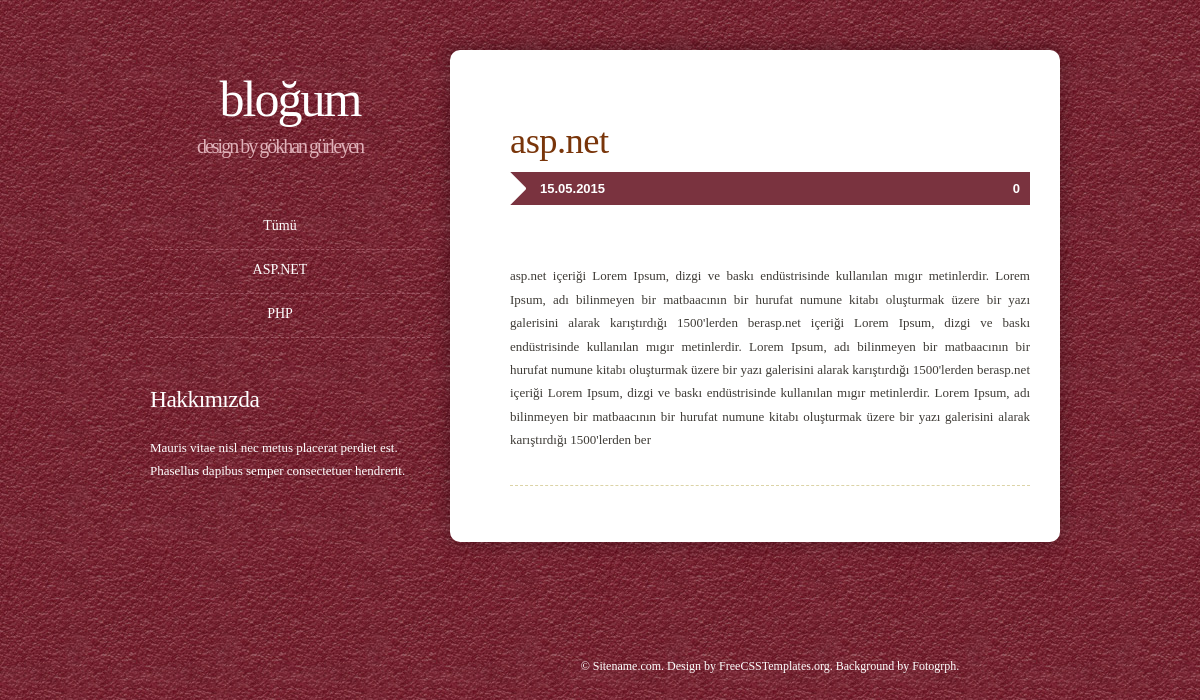
Page /makaleDetay.php?id=1 on the committed database.
### tables this page shows
CREATE TABLE IF NOT EXISTS `makale` (
`id` int(5) NOT NULL,
  `baslik` varchar(100) NOT NULL,
  `icerik` text NOT NULL,
  `tarih` varchar(15) NOT NULL,
  `keywords` varchar(100) NOT NULL,
  `description` varchar(160) NOT NULL,
  `onay` varchar(1) NOT NULL,
  `katId` varchar(2) NOT NULL,
  `okunmaSayisi` int(10) NOT NULL DEFAULT '0'
);

CREATE TABLE IF NOT EXISTS `kategoriler` (
`id` int(2) NOT NULL,
  `katAdi` varchar(20) NOT NULL
);

### makaleDetay.php (the view)
<?php
include_once "tema/ust.php";
if(isset($_GET["id"]))
{
	$id=$_GET["id"];
	$sorgu=mysql_query("select * from makale where id=$id",$db);
	$sonuc=mysql_fetch_array($sorgu);
?>
<div class="post">
            <h2 class="title"><?= $sonuc["baslik"]?></h2>
            <p class="meta"><span class="date"><?= $sonuc["tarih"]?></span><span class="posted"><?= $sonuc["okunmaSayisi"]?></span></p>
            <div style="clear: both;">&nbsp;</div>
            <div class="entry">
              <p><?= $sonuc["icerik"]?></p>
            </div>
          </div>
<?php
}
else
{
header("location: index.php");
}
include_once "tema/alt.php";
?>

### tema/alt.php
<div style="clear: both;">&nbsp;</div>
</div>
<div id="sidebar">
  <div id="logo">
    <h1><a href="index.php">Bloğum </a></h1>
    <p>Design by <a href="#" rel="nofollow">Gökhan GÜRLEYEN</a></p>
  </div>
  <div id="menu">
    <ul>
    <li><a href="index.php">Tümü</a></li>
    <?php
	$sorgu=mysql_query("select * from kategoriler",$db);
	while($sonuc=mysql_fetch_array($sorgu))
	{
		echo "<li><a href='index.php?katId=".$sonuc["id"]."'>".$sonuc["katAdi"]."</a></li>";
	}
	?>
    </ul>
  </div>
  <ul>
    <li>
      <h2>Hakkımızda</h2>
      <p>Mauris vitae nisl nec metus placerat perdiet est. Phasellus dapibus semper consectetuer hendrerit.</p>
    </li>
  </ul>
</div>
<div style="clear: both;">&nbsp;</div>
</div>
</div>
</div>
</div>
<div id="footer">
  <p>&copy; Sitename.com. Design by <a href="http://www.freecsstemplates.org/" rel="nofollow">FreeCSSTemplates.org</a>. Background by <a href="http://fotogrph.com/">Fotogrph</a>.</p>
</div>
</body></html>

### style.css (style rules this page uses)
body { margin: 30px 0px 0px 0px; padding: 0; background: url(images/img01.jpg) repeat; font-family: 'Arvo', serif; font-size: 13px; color: #3E3B36; }
h1, h2, h3 { margin: 0; padding: 0; font-weight: normal; color: #F0E9E9; }
h1 { font-size: 2em; }
h2 { font-size: 2.8em; }
p, ul, ol { margin-top: 0; line-height: 180%; }
a { text-decoration: none; color: #A13B30; }
#logo { width: 280px; height: 140px; margin: 0; padding: 0; color: #FFFFFF; }
#logo h1, #logo p { margin: 0; padding: 0; letter-spacing: -2px; text-align: center; text-transform: lowercase; font-family: Georgia, "Times New Roman", Times, serif; }
#logo h1 { margin: 0; padding: 20px 0px 0px 0px; font-size: 50px; color: #4D8D99; }
#logo h1 a { color: #FFFFFF; }
#logo p { margin: 0px; font-size: 20px; color: #E0B1B9; }
#logo a { border: none; background: none; text-decoration: none; color: #E0B1B9; }
#menu { width: 280px; margin: 20px auto 50px auto; padding: 0; }
#menu ul { margin: 0; padding: 50px 0px 0px 0px; list-style: none; line-height: normal; }
#menu li { border-bottom: 1px dashed #9C5461; }
#menu a { display: block; width: 260px; height: 27px; margin: 4px 0px; padding: 8px 0px 0px 0px; text-align: center; text-decoration: none; text-transform: capitalize; font-size: 14px; font-weight: normal; color: #FFFFFF; }
.post { margin-bottom: 40px; }
.post .title { padding: 0px 0px 10px 0px; text-transform: lowercase; font-family: Georgia, "Times New Roman", Times, serif; letter-spacing: -.5px; color: #79350A; border: none; }
.post .meta { overflow: hidden; background: url(images/img03.png) no-repeat left top; margin-bottom: 30px; padding: 5px 10px 5px 30px; text-align: left; font-family: Arial, Helvetica, sans-serif; font-size: 13px; font-weight: bold; color: #FFFFFF; }
.post .meta .date { float: left; }
.post .meta .posted { float: right; }
.post .entry { padding: 0px 0px 20px 0px; border-bottom: 1px dashed #DCD4A7; text-align: justify; }
#sidebar { float: left; width: 280px; margin: 0px; padding: 0px 0px 80px 10px; color: #FFFFFF; }
#sidebar ul { margin: 0; padding: 0; list-style: none; }
#sidebar li { margin: 0; padding: 0; }
#sidebar h2 { padding-bottom: 10px; height: 38px; letter-spacing: -.5px; font-size: 1.8em; color: #FFFFFF; }
#sidebar p { margin: 0px 0px 40px 0px; padding: 0px 20px 0px 0px; }
#sidebar a { border: none; }
#footer { width: 920px; height: 80px; margin: 0 auto; padding: 0px 0 15px 310px; }
#footer p { margin: 0; padding-top: 20px; line-height: normal; font-size: 12px; text-align: center; color: #FFFFFF; }
#footer a { color: #FFFFFF; }

### rows in the picture
makale: baslik "asp.net", tarih "15.05.2015", okunmaSayisi "0", icerik "asp.net içeriği Lorem Ipsum, dizgi ve baskı endüstrisinde kullanılan mıgır metinlerdir. Lorem Ipsum, adı bilinmeyen bir matbaacının bir hurufat numune kitabı oluşturmak üzere bir yazı galerisini alarak karıştırdığı 1500'lerden berasp.net içeriği Lorem Ipsum, dizgi ve baskı endüstrisinde kullanılan mıgır metinlerdir. Lorem Ipsum, adı bilinmeyen bir matbaacının bir hurufat numune kitabı oluşturmak üzere bir yazı galerisini alarak karıştırdığı 1500'lerden berasp.net içeriği Lorem Ipsum, dizgi ve baskı endüstrisinde kullanılan mıgır metinlerdir. Lorem Ipsum, adı bilinmeyen bir matbaacının bir hurufat numune kitabı oluşturmak üzere bir yazı galerisini alarak karıştırdığı 1500'lerden ber"
kategoriler: katAdi "ASP.NET"
kategoriler: katAdi "PHP"
